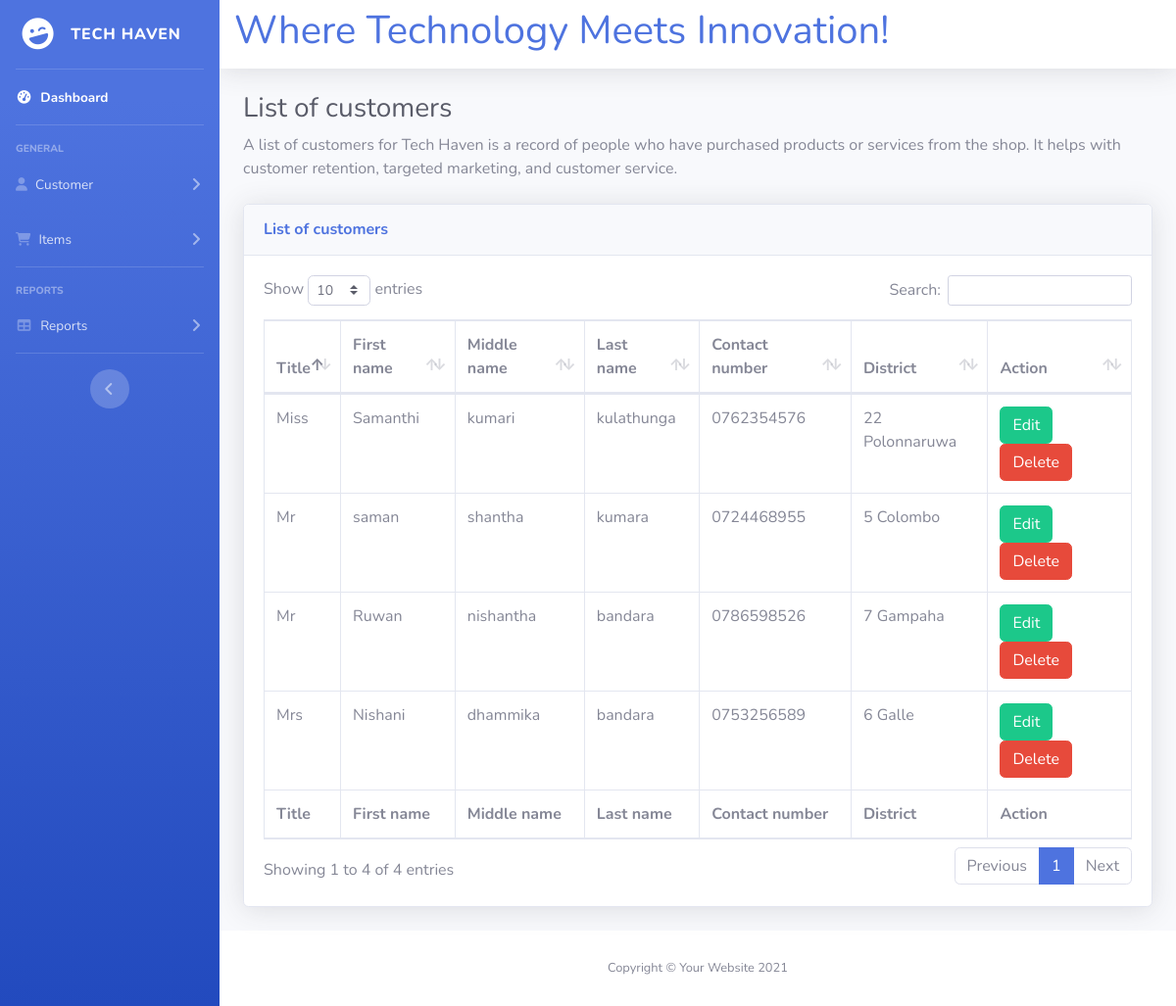
Screenshot of /Customer_List.php with the database file from the repository.
### tables this page shows
CREATE TABLE IF NOT EXISTS `customer` (
  `id` int(11) NOT NULL AUTO_INCREMENT,
  `title` varchar(20) NOT NULL,
  `first_name` varchar(50) NOT NULL,
  `middle_name` varchar(50) NOT NULL,
  `last_name` varchar(50) NOT NULL,
  `contact_no` varchar(10) NOT NULL,
  `district` varchar(50) NOT NULL,
  PRIMARY KEY (`id`)
);

CREATE TABLE IF NOT EXISTS `district` (
  `district` varchar(50) DEFAULT NULL,
  `active` varchar(10) DEFAULT NULL,
  `id` int(10) NOT NULL AUTO_INCREMENT,
  PRIMARY KEY (`id`)
);

### Customer_List.php (the view, shortened to what this page needs)
<?php
require_once( 'database_conn.php' ); ?>
<!DOCTYPE html>
<html lang="en">
<head>
    <link href="vendor/fontawesome-free/css/all.min.css" rel="stylesheet" type="text/css">
    <link href="css/sb-admin-2.min.css" rel="stylesheet">
    <link href="vendor/datatables/dataTables.bootstrap4.min.css" rel="stylesheet">
    <link href="css/style.css" rel="stylesheet">
</head>
<body id="page-top">
    <div id="wrapper">
        <?php require_once('Side_bar.php'); ?>
        <div id="content-wrapper" class="d-flex flex-column">
            <div id="content">
                <?php require_once('Topbar.php'); ?>
                <div class="container-fluid">
                    <h1 class="h3 mb-2 text-gray-800">List of customers</h1>
                    <p class="mb-4">A list of customers for Tech Haven is a record of people who have purchased products or services from the shop. It helps with customer retention, targeted marketing, and customer service.</p>
                    <div class="card shadow mb-4">
                        <div class="card-header py-3">
                            <h6 class="m-0 font-weight-bold text-primary">List of customers</h6>
                        </div>
                        <div class="card-body">
                            <div class="table-responsive">
                                <table class="table table-bordered" id="dataTable" width="100%" cellspacing="0">
                                    <thead>
                                        <tr>
                                            <th>Title</th>
                                            <th>First name</th>
                                            <th>Middle name</th>
                                            <th>Last name</th>
                                            <th>Contact number</th>
                                            <th>District</th>
                                            <th>Action</th>
                                        </tr>
                                    </thead>
                                    <tfoot>
                                        <tr>
                                            <th>Title</th>
                                            <th>First name</th>
                                            <th>Middle name</th>
                                            <th>Last name</th>
                                            <th>Contact number</th>
                                            <th>District</th>
                                            <th>Action</th>
                                        </tr>
                                    </tfoot>
                                    <tbody>
                                        <?php
                                    $sql_query = "SELECT customer.id AS customer_id, title, first_name, middle_name, last_name, contact_no, district.id AS district_id, district.district AS district_name
                                    FROM customer
                                    JOIN district ON customer.district = district.id";
                                    $sql_query_result=$database_connection->query($sql_query);
                                    if ($sql_query_result->num_rows>0) {
                                        while ($data_row=$sql_query_result->fetch_assoc()) {
                                            ?>
                                        <tr>
                                            <td><?php echo $data_row['title']; ?></td>
                                            <td><?php echo $data_row['first_name']; ?></td>
                                            <td><?php echo $data_row['middle_name']; ?></td>
                                            <td><?php echo $data_row['last_name']; ?></td>
                                            <td><?php echo $data_row['contact_no']; ?></td>
                                            <td><?php echo $data_row['district_id']." ".$data_row['district_name']; ?>
                                            </td>
                                            <td>
                                                <a
                                                    href="Customer_Update_UI.php?customer_id=<?php echo $data_row['customer_id'];?>"><button
                                                        type="button" class="btn btn-success" data-toggle="button"
                                                        aria-pressed="false" autocomplete="off">
                                                        Edit
                                                    </button></a>
                                                <a
                                                    href="Customer_Delete.php?customer_id=<?php echo $data_row['customer_id'];?>"><button
                                                        type="button" data-bs-toggle="modal"
                                                        data-bs-target="#exampleModal" class="btn btn-danger"
                                                        aria-pressed="false" autocomplete="off">
                                                        Delete
                                                    </button></a>
                                            </td>
                                        </tr>
                                        <?php
                                        }
                                    }else {
                                        header( 'location:Customers_list.php?msg=Can`t find data' );
                                    }
                                    ?>
                                    </tbody>
                                </table>
                            </div>
                        </div>
                    </div>
                </div>
            </div>
            <?php require_once('Footer.php'); ?>
        </div>
    </div>
</body>
</html>

### Side_bar.php (shortened to what this page needs)
<ul class="navbar-nav bg-gradient-primary sidebar sidebar-dark accordion" id="accordionSidebar">
    <a class="sidebar-brand d-flex align-items-center justify-content-center" href="index.php">
        <div class="sidebar-brand-icon rotate-n-15">
            <i class="fas fa-laugh-wink"></i>
        </div>
        <div class="sidebar-brand-text mx-3">Tech Haven</div>
    </a>
    <hr class="sidebar-divider my-0">
    <li class="nav-item active">
        <a class="nav-link" href="index.php">
            <i class="fas fa-fw fa-tachometer-alt"></i>
            <span>Dashboard</span></a>
    </li>
    <hr class="sidebar-divider">
    <div class="sidebar-heading">
        General
    </div>
    <li class="nav-item">
        <a class="nav-link collapsed" href="#" data-toggle="collapse" data-target="#collapseTwo"
            aria-expanded="true" aria-controls="collapseTwo">
            <i class="fa-solid fa-user"></i>
            <span>Customer</span>
        </a>
    </li>
    <li class="nav-item">
        <a class="nav-link collapsed" href="#" data-toggle="collapse" data-target="#collapseUtilities"
            aria-expanded="true" aria-controls="collapseUtilities">
            <i class="fa-solid fa-cart-shopping"></i>
            <span>Items</span>
        </a>
    </li>
    <hr class="sidebar-divider">
    <div class="sidebar-heading">
        Reports
    </div>
    <li class="nav-item">
        <a class="nav-link collapsed" href="#" data-toggle="collapse" data-target="#collapsePages"
            aria-expanded="true" aria-controls="collapsePages">
            <i class="fas fa-fw fa-table"></i>
            <span>Reports</span>
        </a>
    </li>
    <hr class="sidebar-divider d-none d-md-block">
    <div class="text-center d-none d-md-inline">
        <button class="rounded-circle border-0" id="sidebarToggle"></button>
    </div>
</ul>

### Topbar.php (shortened to what this page needs)
<nav class="navbar navbar-expand navbar-light bg-white topbar mb-4 static-top shadow">
        <div class="input-group">
            <div class="input-group-append">
            <h1 class="text-primary">Where Technology Meets Innovation!</h1>
            </div>
        </div>
</nav>

### Footer.php
<footer class="sticky-footer bg-white">
    <div class="container my-auto">
        <div class="copyright text-center my-auto">
            <span>Copyright &copy; Your Website 2021</span>
        </div>
    </div>
</footer>

### rows the page displays
customer: title "Mr", first_name "saman", middle_name "shantha", last_name "kumara", contact_no "0724468955", district.id "5", district.district "Colombo"
customer: title "Mr", first_name "Ruwan", middle_name "nishantha", last_name "bandara", contact_no "0786598526", district.id "7", district.district "Gampaha"
customer: title "Mrs", first_name "Nishani", middle_name "dhammika", last_name "bandara", contact_no "0753256589", district.id "6", district.district "Galle"
customer: title "Miss", first_name "Samanthi", middle_name "kumari", last_name "kulathunga", contact_no "0762354576", district.id "22", district.district "Polonnaruwa"
